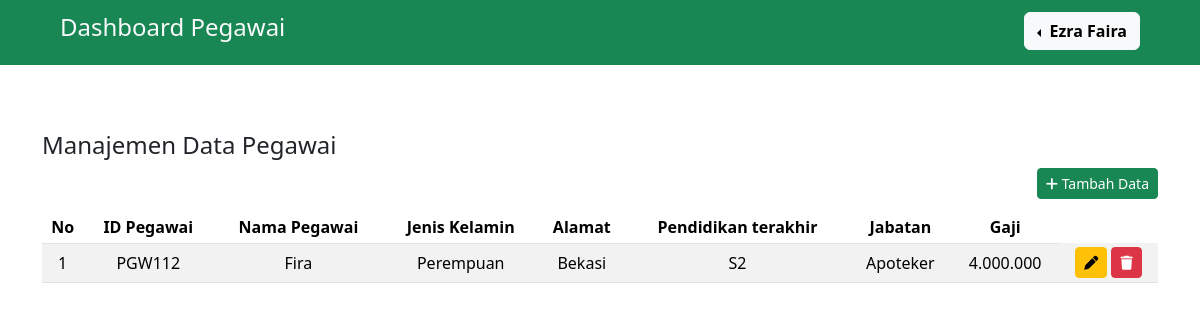
Page /pegawai/index.php (signed in) on the committed database.
### tables this page shows
CREATE TABLE `pegawai` (
  `idPegawai` varchar(15) NOT NULL,
  `nmPegawai` varchar(70) NOT NULL,
  `jk` varchar(20) NOT NULL,
  `alamat` varchar(255) NOT NULL,
  `pendidikan` varchar(50) NOT NULL,
  `jabatan` varchar(50) NOT NULL,
  `gaji` varchar(50) NOT NULL
);

### pegawai/index.php (the view, shortened to what this page needs)
<?php
include '../config.php';
?>
<!DOCTYPE html>
<html lang="en">
<head>
    <link href="https://cdn.jsdelivr.net/npm/bootstrap@5.3.2/dist/css/bootstrap.min.css" rel="stylesheet">
    <link rel="stylesheet" href="https://cdnjs.cloudflare.com/ajax/libs/font-awesome/6.4.2/css/all.min.css">
    <link rel="stylesheet" href="https://cdn.datatables.net/1.11.3/css/jquery.dataTables.min.css">
</head>
<body>
        <nav class="navbar navbar-expand-sm navbar-light bg-success" style="margin-bottom: 50px; padding-bottom: 10px;">
            <div class="container-fluid">
                <a class="navbar-brand text-light ms-5" href="#"><h4>Dashboard Pegawai</h4></a>
                <div class="collapse navbar-collapse" id="navbarSupportedContent">
                    <?php
                    if (!isset($_SESSION['username'])) {
                    ?>
                        <a class="nav-link btn btn-primary btn-sm d-flex justify-content-end" style="color: white;" aria-current="page" href="login.php">Login</a>
                    <?php } else { ?>
                        <div class="btn-group dropstart">
                            <button type="button" class="btn btn-light dropdown-toggle me-5" data-bs-toggle="dropdown" aria-expanded="false">
                                <b><?php echo $_SESSION['nmUser']; ?></b>
                            </button>
                        </div>
                    <?php } ?>
                </div>
            </div>
        </nav>
        <div class="container">
        <div class="row">
            <div class="col mt-3">
                <h4>Manajemen Data Pegawai</h4>
            </div>
        </div>
        <div class="row">
            <div class="col">
                <a href="#" class="btn btn-success btn-sm float-end mb-2" data-bs-toggle="modal" data-bs-target="#tambahdata"><i class="fas fa-plus"></i> Tambah Data</a>
            </div>
        </div>
        <table class="table table-striped table-sm mt-1" id="tabel">
            <thead>
                <tr align="center">
                    <th>No</th>
                    <th>ID Pegawai</th>
                    <th>Nama Pegawai</th>
                    <th>Jenis Kelamin</th>
                    <th>Alamat</th>
                    <th>Pendidikan terakhir</th>
                    <th>Jabatan</th>
                    <th>Gaji</th>
                </tr>
            </thead>
            <tbody align="center">
                <?php
                $no = 1;
                $panggil = $koneksi->query("SELECT * FROM pegawai ");
                while ($row = $panggil->fetch_array()) {
                ?>
                    <tr align="center">
                        <td class="align-middle"><?= $no++; ?></td>
                        <td class="align-middle"><?= $row['idPegawai']; ?></td>
                        <td class="align-middle"><?= $row['nmPegawai'] ?></td>
                        <td class="align-middle"><?= $row['jk'] ?></td>
                        <td class="align-middle"><?= $row['alamat'] ?></td>
                        <td class="align-middle"><?= $row['pendidikan'] ?></td>
                        <td class="align-middle"><?= $row['jabatan'] ?></td>
                        <td class="align-middle"><?= $row['gaji'] ?></td>
                        <td class="align-middle"><a data-href="#" class="btn btn-warning btn-sm update" data-bs-toggle="modal" data-bs-target="#editdata" data-idPegawai="<?= $row['idPegawai'] ?>" data-nmPegawai="<?= $row['nmPegawai'] ?>" data-alamat="<?= $row['alamat'] ?>"><i class="fas fa-pen"></i></a>
                                                 <a data-href="#" class="btn btn-danger btn-sm delete" data-bs-toggle="modal" data-bs-target="#hapusdata" data-idPegawai="<?= $row['idPegawai'] ?>" data-nmPegawai="<?= $row['nmPegawai'] ?>" data-alamat="<?= $row['alamat'] ?>"><i class="fas fa-trash"></i></a>
                    </tr>
            </tbody>
        <?php } ?>
        </table>
    </div>
</body>
</html>

### rows in the picture
pegawai: idPegawai "PGW112", nmPegawai "Fira", jk "Perempuan", alamat "Bekasi", pendidikan "S2", jabatan "Apoteker", gaji "4.000.000"

### other values in the picture
$_SESSION['nmUser'] "Ezra Faira"
